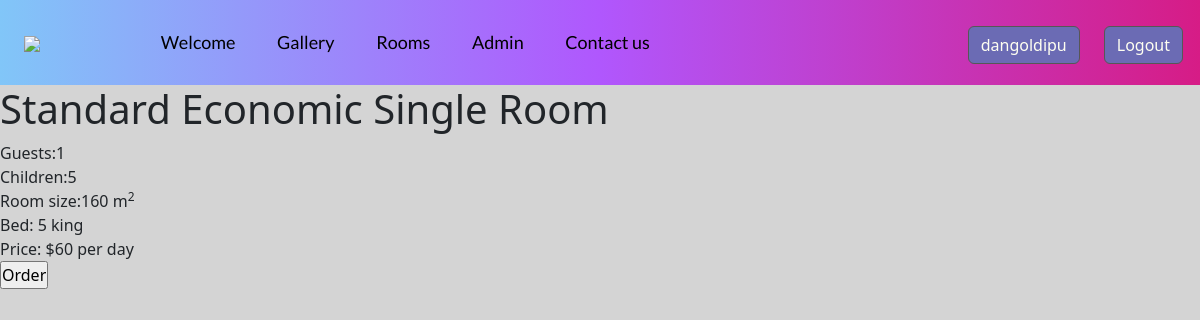
Screenshot of /room.php?id=3 (signed in) with the database file from the repository.
### tables this page shows
CREATE TABLE `logindetails` (
  `id` int(11) NOT NULL,
  `firstname` varchar(255) NOT NULL,
  `lastname` varchar(255) NOT NULL,
  `phone` varchar(255) NOT NULL,
  `password` varchar(255) NOT NULL,
  `email` varchar(255) NOT NULL,
  `username` varchar(255) NOT NULL,
  `role` int(11) NOT NULL
);

CREATE TABLE `hotelrooms` (
  `id` int(11) NOT NULL,
  `roomtype` varchar(255) NOT NULL,
  `guests` varchar(255) NOT NULL,
  `children` varchar(255) NOT NULL,
  `roomsize` varchar(255) NOT NULL,
  `bedsize` varchar(255) NOT NULL,
  `price` int(11) NOT NULL
);

### classesandfunctions.php (called while the page is built, shortened)
<?php
function admin_check($c){
    $u = $_SESSION['username'];
    $s = "SELECT * FROM logindetails where username='$u'";
    $r = mysqli_query($c, $s);
    return $r;
}
?>

### room.php (the view)
<?php
include "header.php";
$db = new db_connect();
$con = $db->connectdb();
$id = $_GET["id"];
$sql = "SELECT * FROM hotelrooms WHERE id=$id";
$result = mysqli_query($con, $sql);
$row = mysqli_fetch_assoc($result);
?>
<h1><?php echo $row["roomtype"]; ?></h1>
<div>Guests:<?php echo $row['guests'];?></div>
<div>Children:<?php echo $row['children'];?></div>
<div>Room size:<?php echo $row['roomsize'];?> m<sup>2</sup></div>
<div>Bed: <?php echo $row['bedsize'];?></div>
<div>Price: $<?php echo $row['price'];?> per day</div>
<form method="post" action="roomsave.php?id=<?php echo $id;?>">
    <input type="submit" value="Order"/>
</form>

### header.php (shortened to what this page needs)
<!DOCTYPE html>
<html lang="en">
<head>
  <link rel="stylesheet" href="https://cdn.jsdelivr.net/npm/bootstrap@5.2.1/dist/css/bootstrap.min.css" integrity=sha384-iYQeCzEYFbKjA/T2uDLTpkwGzCiq6soy8tYaI1GyVh/UjpbCx/TYkiZhlZB6+fzT" />
  <link rel="stylesheet" href="https://cdnjs.cloudflare.com/ajax/libs/font-awesome/4.7.0/css/font-awesome.min.css" />
  <link rel="stylesheet" type="text/css" href="css/style1.css" />
  <link rel="stylesheet" href="https://cdnjs.cloudflare.com/ajax/libs/animate.css/4.1.1/animate.min.css" />
  <link rel="stylesheet" href="https://cdnjs.cloudflare.com/ajax/libs/OwlCarousel2/2.3.4/assets/owl.carousel.min.css" />
</head>
<body>
  <?php
  require_once "classesandfunctions.php";
  $u = $_SESSION['username'];
  $db = new db_connect();
  $con = $db->connectdb();
  $r = admin_check($con);
  ?>
  <header>
    <div class="container-fliud">
      <nav class="navbar navbar-expand-lg navbar-light bg-light">
        <div class="container-fluid">
          <a class="navbar-brand" href="#"><img src="../assets/logo.png" style="height: 80px; margin-left: -100px" /></a>
          <div class="collapse navbar-collapse" id="navbarScroll">
            <ul class="navbar-nav me-auto my-2 my-lg-0 navbar-nav-scroll" style="--bs-scroll-height: 100px">
            <li class="nav-item">
                <a class="nav-link" href="welcome.php">Welcome</a>
              </li>
              <li class="nav-item">
                <a class="nav-link" href="gallery.php">Gallery</a>
              </li>
              <li class="nav-item">
                <a class="nav-link" href="roomselect.php">Rooms</a>
              </li>
              <?php
              while ($rou = $r->fetch_assoc()) {
                if ($rou["role"] == 1) {
              ?>
                  <li class="nav-item">
                    <a class="nav-link" href="admin.php">Admin</a>
                  </li>
              <?php
                }
              }
              ?>
              <li class="nav-item">
                <a class="nav-link" href="#">Contact us</a>
              </li>
            </ul>
            <div class="log-controls">
            <form class="me-auto" method="post" action="profile.php">
              <button type="submit" name="logout" class="btn btn-light">
              <?php echo $u ?>
              </button>
            </form>
            <form class="me-auto" method="post" action="logout.php">
                  <button type="submit" name="logout" class="btn btn-light">
                    Logout
                  </button>
                </form>
            </div>
          </div>
        </div>
      </nav>
    </div>
  </header>
</body>
</html>

### css/style1.css (style rules this page uses)
* { box-sizing: border-box; margin: 0; padding: 0; }
:root { --Sniglet-font: "Sniglet", cursive; --Rubik: "Rubik", cursive; --Patua: "Patua One", cursive; --Lobster: "lobster", cursive; --light-black: #2e2c2caf; --bggradient: linear-gradient(to bottom, #9662e9, #5154ee); --bggradient: linear-gradient(to left, #d61c86 0%, #b057fd 50%, #81c6f8 100%); --light-gray: rgba(255, 255, 255, 0.877); }
body { background-color: #d4d4d4; }
header a { font-family: var(--Sniglet-font); font-size: 0.9em; color: whitesmoke; }
.navbar { background-color: #ff3cac; background: var(--bggradient); }
header .nav-item:last-child { padding-right: 3em; }
header .nav-item { padding: 0.8em; }
header .navbar-brand { padding-left: 7rem; }
header { background: #000000; }
.navbar-light .navbar-nav .nav-link { color: #000000; font-family: Lato; font-size: 1.125rem; }
.btn-light { color: #fffff1; background-color: #6b6bb4; border-color: #575757; }
.log-controls { display: flex; flex-direction: row; gap: 1.5em; padding: 5px; margin-top: 5px; }

### rows the page displays
logindetails: role "Admin"
hotelrooms: roomtype "Standard Economic Single Room", guests "1", children "5", roomsize "160", bedsize "5 king", price "60"

### other values shown
$u "dangoldipu"
